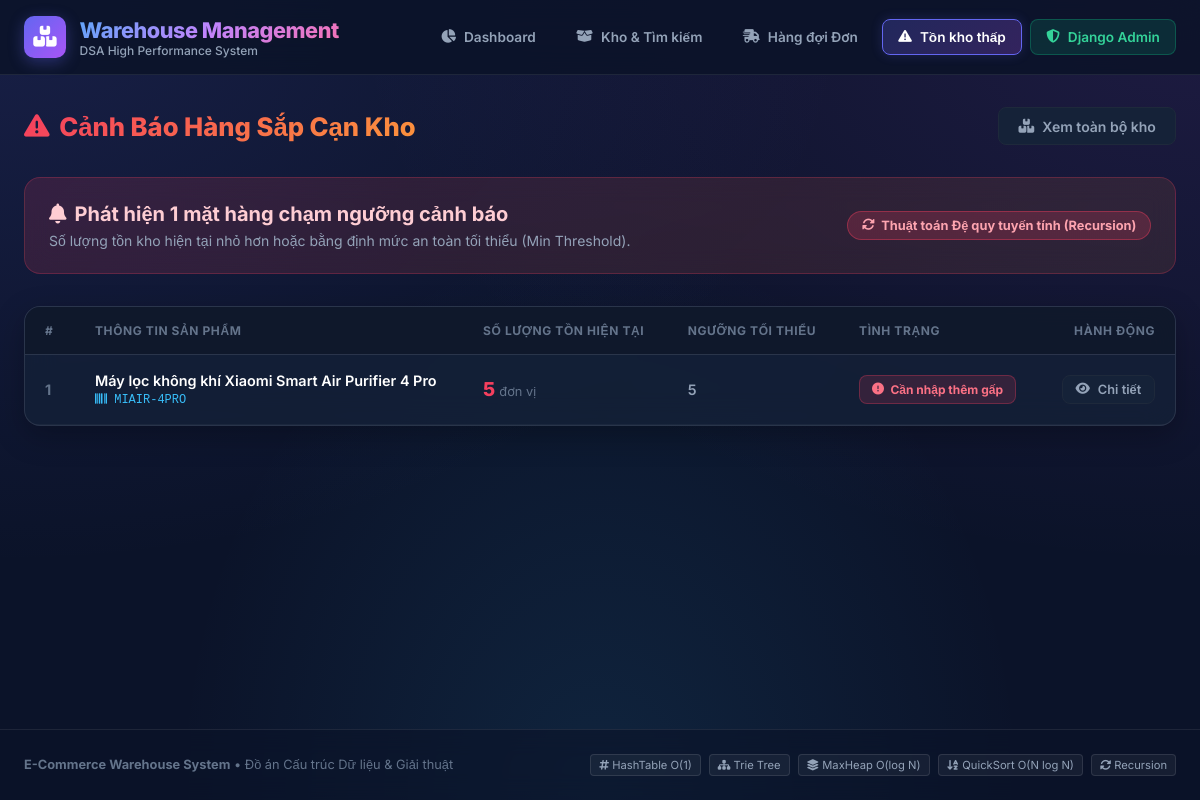
Page /inventory/low-stock/ on the committed database.
### inventory/models.py (models this page shows, shortened)
class Stock(models.Model):
    product = models.OneToOneField(Product, on_delete=models.CASCADE, related_name='stock', verbose_name="Sản phẩm")
    quantity = models.PositiveIntegerField(default=0, verbose_name="Số lượng tồn")
    min_threshold = models.PositiveIntegerField(default=5, verbose_name="Ngưỡng cảnh báo sắp hết hàng")
    updated_at = models.DateTimeField(auto_now=True, verbose_name="Cập nhật lần cuối")
    class Meta:
        verbose_name = "Tồn kho"
        verbose_name_plural = "Quản lý tồn kho"

### products/models.py (models this page shows, shortened)
class Product(models.Model):
    name = models.CharField(max_length=255, db_index=True, verbose_name="Tên sản phẩm")
    sku = models.CharField(max_length=50, unique=True, db_index=True, verbose_name="Mã SKU/Barcode")
    category = models.ForeignKey(
        Category,
        on_delete=models.SET_NULL,
        null=True,
        blank=True,
        related_name='products',
        verbose_name="Danh mục"
    )
    price = models.DecimalField(max_digits=12, decimal_places=2, verbose_name="Giá bán")
    cost_price = models.DecimalField(max_digits=12, decimal_places=2, default=0, verbose_name="Giá vốn")
    description = models.TextField(blank=True, null=True, verbose_name="Mô tả chi tiết")
    image = models.ImageField(upload_to='products/', blank=True, null=True, verbose_name="Hình ảnh")
    is_active = models.BooleanField(default=True, verbose_name="Đang kinh doanh")
    created_at = models.DateTimeField(auto_now_add=True, verbose_name="Ngày tạo")
    updated_at = models.DateTimeField(auto_now=True, verbose_name="Ngày cập nhật")
    class Meta:
        verbose_name = "Sản phẩm"
        verbose_name_plural = "Danh sách sản phẩm"
        ordering = ['-created_at']

### inventory/views.py (the view)
# urls.py: path('low-stock/', views.low_stock_view, name='low_stock'),
def low_stock_view(request):
    all_inventory = list(Stock.objects.all())
    low_stock_items = get_low_stock_recursive(all_inventory)
    return render(request, 'inventory/low_stock_list.html', {
        'low_stock_items': low_stock_items
    })

### inventory/views.py (called while the page is built)
def get_low_stock_recursive(inventory_list, index=0, result=None):
    if result is None:
        result = []
    if index >= len(inventory_list):
        return result
    current_item = inventory_list[index]
    if current_item.quantity <= current_item.min_threshold:
        result.append(current_item)
    return get_low_stock_recursive(inventory_list, index + 1, result)

### templates/inventory/low_stock_list.html (shortened to what this page needs)
{% extends 'base.html' %}
{% block content %}
<div class="page-header">
    <h1 class="page-title">
        <i class="fa-solid fa-triangle-exclamation"></i>
        Cảnh Báo Hàng Sắp Cạn Kho
    </h1>
    <div>
        <a href="{% url 'product_list' %}" class="btn btn-secondary">
            <i class="fa-solid fa-boxes-stacked"></i> Xem toàn bộ kho
        </a>
    </div>
</div>
<div class="alert-banner">
    <div class="alert-info">
        <h2>
            <i class="fa-solid fa-bell"></i>
            Phát hiện {{ low_stock_items|length }} mặt hàng chạm ngưỡng cảnh báo
        </h2>
        <p>Số lượng tồn kho hiện tại nhỏ hơn hoặc bằng định mức an toàn tối thiểu (Min Threshold).</p>
    </div>
    <div class="dsa-badge">
        <i class="fa-solid fa-rotate"></i> Thuật toán Đệ quy tuyến tính (Recursion)
    </div>
</div>
<div class="table-card">
    <table class="custom-table">
        <thead>
            <tr>
                <th style="width: 50px;">#</th>
                <th>Thông tin sản phẩm</th>
                <th>Số lượng tồn hiện tại</th>
                <th>Ngưỡng tối thiểu</th>
                <th>Tình trạng</th>
                <th style="text-align: right;">Hành động</th>
            </tr>
        </thead>
        <tbody>
            {% for item in low_stock_items %}
            <tr>
                <td style="color: var(--text-muted); font-weight: 700;">{{ forloop.counter }}</td>
                <td>
                    <div class="product-meta">
                        <span class="product-title-text">{{ item.product.name }}</span>
                        <span class="product-sku-code"><i class="fa-solid fa-barcode"></i> {{ item.product.sku }}</span>
                    </div>
                </td>
                <td>
                    <span class="stock-highlight">{{ item.quantity }}</span> <span style="font-size: 0.8rem; color: var(--text-muted);">đơn vị</span>
                </td>
                <td style="color: var(--text-secondary); font-weight: 600;">
                    {{ item.min_threshold }}
                </td>
                <td>
                    <span class="status-badge-urgent">
                        <i class="fa-solid fa-circle-exclamation"></i> Cần nhập thêm gấp
                    </span>
                </td>
                <td style="text-align: right;">
                    <a href="{% url 'product_detail' item.product.id %}" class="btn btn-secondary" style="padding: 0.4rem 0.8rem; font-size: 0.8rem;">
                        <i class="fa-solid fa-eye"></i> Chi tiết
                    </a>
                </td>
            </tr>
            {% endfor %}
        </tbody>
    </table>
</div>
{% endblock %}

### templates/base.html (style rules this page uses)
:root { --bg-main: #0b1329; --bg-card: #152238; --bg-card-hover: #1c2e4c; --text-primary: #f8fafc; --text-secondary: #94a3b8; --text-muted: #64748b; --accent-blue: #38bdf8; --accent-blue-hover: #0284c7; --accent-indigo: #6366f1; --accent-purple: #a855f7; --accent-emerald: #10b981; --accent-amber: #f59e0b; --accent-rose: #f43f5e; --border-color: #1e293b; --border-light: rgba(255, 255, 255, 0.08); --glass-bg: rgba(21, 34, 56, 0.75); --glass-border: rgba(255, 255, 255, 0.1); }
* { box-sizing: border-box; margin: 0; padding: 0; }
body { font-family: 'Inter', sans-serif; background-color: var(--bg-main); color: var(--text-primary); min-height: 100vh; display: flex; flex-direction: column; background-image: radial-gradient(at 0% 0%, rgba(99, 102, 241, 0.15) 0px, transparent 50%), radial-gradient(at 100% 0%, rgba(168, 85, 247, 0.12) 0px, transparent 50%), radial-gradient(at 50% 100%, rgba(56, 189, 248, 0.1) 0px, transparent 50%); background-attachment: fixed; }
.btn { display: inline-flex; align-items: center; justify-content: center; gap: 0.5rem; padding: 0.6rem 1.2rem; border-radius: 8px; font-weight: 600; font-size: 0.875rem; text-decoration: none; cursor: pointer; transition: all 0.2s ease; border: none; }
.btn-secondary { background-color: var(--bg-card); color: var(--text-secondary); border: 1px solid var(--border-color); }

### templates/inventory/low_stock_list.html (style rules this page uses)
.page-header { display: flex; justify-content: space-between; align-items: center; flex-wrap: wrap; gap: 1rem; margin-bottom: 2rem; }
.page-title { font-size: 1.6rem; font-weight: 800; background: linear-gradient(135deg, #f43f5e, #fb923c); -webkit-background-clip: text; -webkit-text-fill-color: transparent; display: flex; align-items: center; gap: 0.6rem; }
.alert-banner { background: linear-gradient(135deg, rgba(244, 63, 94, 0.15), rgba(251, 146, 60, 0.1)); border: 1px solid rgba(244, 63, 94, 0.25); backdrop-filter: blur(12px); border-radius: 16px; padding: 1.5rem; margin-bottom: 2rem; display: flex; justify-content: space-between; align-items: center; flex-wrap: wrap; gap: 1rem; }
.alert-info h2 { font-size: 1.25rem; font-weight: 700; color: #fecdd3; display: flex; align-items: center; gap: 0.5rem; }
.alert-info p { color: var(--text-secondary); font-size: 0.875rem; margin-top: 0.35rem; }
.dsa-badge { font-size: 0.8rem; font-weight: 700; padding: 0.4rem 0.85rem; border-radius: 20px; background: rgba(244, 63, 94, 0.2); color: #fda4af; border: 1px solid rgba(244, 63, 94, 0.4); display: inline-flex; align-items: center; gap: 0.4rem; }
.table-card { background: var(--glass-bg); border: 1px solid var(--glass-border); backdrop-filter: blur(16px); border-radius: 16px; overflow: hidden; box-shadow: 0 10px 30px rgba(0, 0, 0, 0.25); }
.custom-table { width: 100%; border-collapse: collapse; text-align: left; }
.custom-table th { background: rgba(15, 23, 42, 0.8); color: var(--text-muted); font-size: 0.75rem; font-weight: 700; text-transform: uppercase; letter-spacing: 0.05em; padding: 1rem 1.25rem; border-bottom: 1px solid var(--glass-border); }
.custom-table td { padding: 1.1rem 1.25rem; border-bottom: 1px solid rgba(255, 255, 255, 0.04); font-size: 0.9rem; color: var(--text-primary); vertical-align: middle; }
.custom-table tbody tr { transition: background 0.2s; }
.product-meta { display: flex; flex-direction: column; }
.product-title-text { font-weight: 600; color: #fff; }
.product-sku-code { font-size: 0.75rem; font-family: monospace; color: var(--accent-blue); margin-top: 0.2rem; }
.stock-highlight { font-weight: 800; color: var(--accent-rose); font-size: 1.2rem; }
.status-badge-urgent { display: inline-flex; align-items: center; gap: 0.4rem; padding: 0.35rem 0.75rem; border-radius: 8px; font-size: 0.75rem; font-weight: 700; background: rgba(244, 63, 94, 0.15); color: #fb7185; border: 1px solid rgba(244, 63, 94, 0.3); }

### rows in the picture
Stock: product.name "Máy lọc không khí Xiaomi Smart Air Purifier 4 Pro", product.sku "MIAIR-4PRO", quantity "5", min_threshold "5"

### other values in the picture
{{ low_stock_items|length }} "1"
